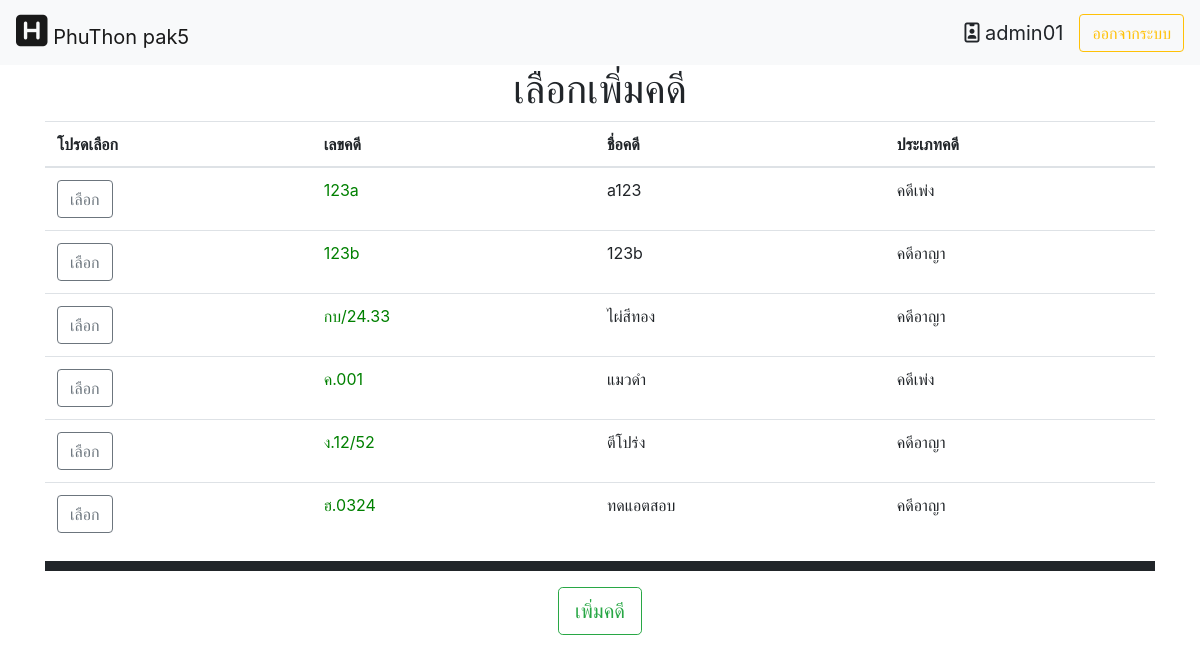
The app's page /module/main/home.php?&module=2&action=2 (signed in) with its own data.
### tables this page shows
CREATE TABLE `case_name` (
  `case_id` varchar(255) NOT NULL,
  `case_name` varchar(255) NOT NULL,
  `case_type` tinyint(2) NOT NULL,
  `case_savetime` timestamp NOT NULL DEFAULT current_timestamp() ON UPDATE current_timestamp(),
  `case_status` tinyint(2) NOT NULL
);

### module/insert/idcase_insert.php (the view, shortened to what this page needs)
<h1 class="text-center">เลือกเพิ่มคดี</h1>
<table class="table" id="myTable">
<thead>
    <tr>
      <th scope="col">โปรดเลือก</th>
      <th scope="col">เลขคดี</th>
      <th scope="col">ชื่อคดี</th>
      <th scope="col">ประเภทคดี</th>
    </tr>
  </thead>
<?php
$con = connect_db();
$sql_res = mysqli_query($con,"SELECT cn.case_id,cn.case_name,cn.case_type,cn.case_savetime FROM case_name as cn")or die("select sql responsible_person error".mysqli_error($con));
       while(list($case_id,$case_name,$case_type)=mysqli_fetch_row($sql_res)){
        if($case_type==1){
          $case_typeName="คดีเพ่ง";
        }else{
          $case_typeName="คดีอาญา";
        }
            echo"
            <tr>
              <td ><a href='?datacase=$case_id&module=2&action=3'><button type='button' class='btn btn-outline-secondary'>เลือก</button></a></td>
              <td><a href='?datacase=$case_id&module=1&action=1'>$case_id</a></td>
              <td>$case_name</td>
              <td>$case_typeName</td>
          </tr>";
        }
?>
</table>
  <hr style="border: solid 5px;">
  <p class="text-center"><td class="text-center" colspan=4><button type="button" class="btn btn-outline-success btn_add btn-lg" id="btn_add">เพิ่มคดี</button></p>

### module/main/home.php (shortened to what this page needs)
<html lang="en">
<head>
  <link rel="stylesheet" href="https://maxcdn.bootstrapcdn.com/bootstrap/4.3.1/css/bootstrap.min.css">
  <link rel="stylesheet" type="text/css" href="https://cdn.datatables.net/v/dt/dt-1.10.18/datatables.min.css"/>
  <link rel="stylesheet" href="home.css">
</head>
<body>
 <nav class="navbar navbar-expand-lg navbar-light bg-light">
  <a class="navbar-brand" href="home.php"><i style="font-size: 36px" class="fas fa-h-square"></i> PhuThon pak5</a>
  <div class="collapse navbar-collapse" id="navbarTogglerDemo03">
    <form class="form-inline my-2 my-lg-0">
    <a class="navbar-brand"><i class="far fa-id-badge"></i> <?php echo $_SESSION['user_name']; ?></a>
    <a href="../fuction/destroy_session.php"><button class="btn btn-outline-warning my-2 my-sm-0" type="button">ออกจากระบบ</button></a>
    </form>
  </div>
</nav>
<div class="container bigbody">
<?php
include("../fuction/fc_module.php");
if(empty($_GET['module'])||empty($_GET['action'])){
  module(0,0);
}else{
  module($_GET['module'],$_GET['action']);
}
?>
  </div>
</body>
</html>

### module/fuction/fc_module.php (shortened to what this page needs)
<?php
    function module($module,$action){
        $m = "";
        $a = "";
        switch($module){
            case 2 : $m="insert"; break;
        }
        switch($action){
            case 2 : $a="idcase_insert.php"; break;
        }
        if($m=="404"||$a=="404.php"){
            include("../404/404.php");
        }else{
            include("../$m/$a");
        }
    }
?>

### module/main/home.css (style rules this page uses)
a { color: green; }

### records on screen
case_name: case_id "123a", case_name "a123", case_type "คดีเพ่ง"
case_name: case_id "123b", case_name "123b", case_type "คดีอาญา"
case_name: case_id "กบ/24.33", case_name "ไผ่สีทอง", case_type "คดีอาญา"
case_name: case_id "ค.001", case_name "แมวดำ", case_type "คดีเพ่ง"
case_name: case_id "ง.12/52", case_name "ตีโปร่ง", case_type "คดีอาญา"
case_name: case_id "ฮ.0324", case_name "ทดแอตสอบ", case_type "คดีอาญา"

### other values on screen
$_SESSION['user_name'] "admin01"
